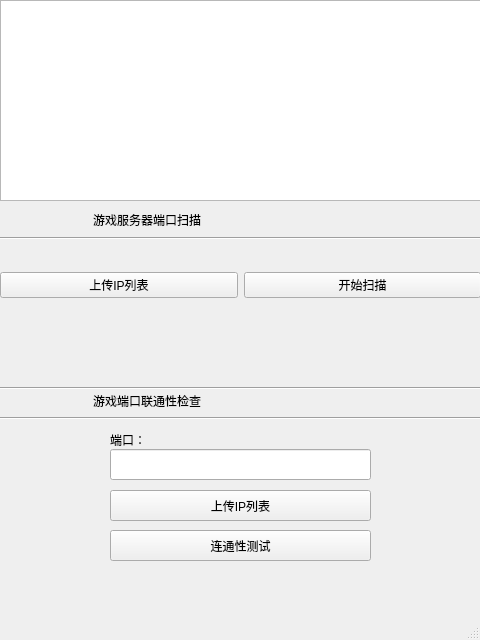
<?xml version="1.0" encoding="UTF-8"?>
<ui version="4.0">
 <class>MainWindow</class>
 <widget class="QMainWindow" name="MainWindow">
  <property name="geometry">
   <rect>
    <x>0</x>
    <y>0</y>
    <width>480</width>
    <height>640</height>
   </rect>
  </property>
  <property name="windowTitle">
   <string>NetworkTools-运维二部</string>
  </property>
  <widget class="QWidget" name="centralwidget">
   <widget class="QTextBrowser" name="textBrowser">
    <property name="geometry">
     <rect>
      <x>0</x>
      <y>0</y>
      <width>481</width>
      <height>201</height>
     </rect>
    </property>
   </widget>
   <widget class="QLabel" name="label">
    <property name="geometry">
     <rect>
      <x>0</x>
      <y>210</y>
      <width>471</width>
      <height>20</height>
     </rect>
    </property>
    <property name="text">
     <string>                            游戏服务器端口扫描</string>
    </property>
   </widget>
   <widget class="Line" name="line">
    <property name="geometry">
     <rect>
      <x>0</x>
      <y>230</y>
      <width>481</width>
      <height>16</height>
     </rect>
    </property>
    <property name="orientation">
     <enum>Qt::Horizontal</enum>
    </property>
   </widget>
   <widget class="Line" name="line_2">
    <property name="geometry">
     <rect>
      <x>0</x>
      <y>380</y>
      <width>481</width>
      <height>16</height>
     </rect>
    </property>
    <property name="orientation">
     <enum>Qt::Horizontal</enum>
    </property>
   </widget>
   <widget class="QLabel" name="label_2">
    <property name="geometry">
     <rect>
      <x>0</x>
      <y>390</y>
      <width>481</width>
      <height>21</height>
     </rect>
    </property>
    <property name="text">
     <string>                            游戏端口联通性检查</string>
    </property>
   </widget>
   <widget class="Line" name="line_3">
    <property name="geometry">
     <rect>
      <x>0</x>
      <y>410</y>
      <width>481</width>
      <height>16</height>
     </rect>
    </property>
    <property name="orientation">
     <enum>Qt::Horizontal</enum>
    </property>
   </widget>
   <widget class="QPushButton" name="pushButton_3">
    <property name="geometry">
     <rect>
      <x>110</x>
      <y>490</y>
      <width>261</width>
      <height>31</height>
     </rect>
    </property>
    <property name="text">
     <string>上传IP列表</string>
    </property>
   </widget>
   <widget class="QLabel" name="label_3">
    <property name="geometry">
     <rect>
      <x>110</x>
      <y>430</y>
      <width>41</width>
      <height>20</height>
     </rect>
    </property>
    <property name="text">
     <string>端口：</string>
    </property>
   </widget>
   <widget class="QPushButton" name="pushButton_4">
    <property name="geometry">
     <rect>
      <x>110</x>
      <y>530</y>
      <width>261</width>
      <height>31</height>
     </rect>
    </property>
    <property name="text">
     <string>连通性测试</string>
    </property>
   </widget>
   <widget class="QWidget" name="layoutWidget">
    <property name="geometry">
     <rect>
      <x>0</x>
      <y>270</y>
      <width>481</width>
      <height>31</height>
     </rect>
    </property>
    <layout class="QHBoxLayout" name="horizontalLayout">
     <item>
      <widget class="QPushButton" name="pushButton_2">
       <property name="text">
        <string>上传IP列表</string>
       </property>
      </widget>
     </item>
     <item>
      <widget class="QPushButton" name="pushButton">
       <property name="text">
        <string>开始扫描</string>
       </property>
      </widget>
     </item>
    </layout>
   </widget>
   <widget class="QLineEdit" name="lineEdit">
    <property name="geometry">
     <rect>
      <x>110</x>
      <y>449</y>
      <width>261</width>
      <height>31</height>
     </rect>
    </property>
   </widget>
  </widget>
  <widget class="QMenuBar" name="menubar">
   <property name="geometry">
    <rect>
     <x>0</x>
     <y>0</y>
     <width>480</width>
     <height>23</height>
    </rect>
   </property>
  </widget>
  <widget class="QStatusBar" name="statusbar"/>
 </widget>
 <resources/>
 <connections/>
</ui>
